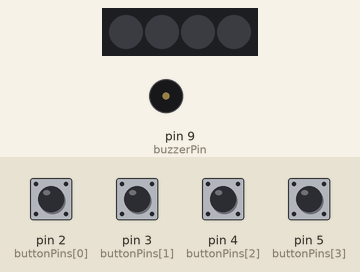
This sketch was run on a simulated Arduino Uno, built with avr-gcc and run on an emulated ATmega328P. Shown: 4 RGB LEDs in strip order, left to right, buzzer (waves = sounding). Inputs (shaded band) come from the test bench; at power-on: pin 2 (buttonPins[0]), pin 3 (buttonPins[1]), pin 4 (buttonPins[2]), pin 5 (buttonPins[3]) HIGH. Dim RGB values are drawn brighter than linear; random numbers use the default seed unless the sketch sets one.

Above: at 2.3 s.
2.4 s: pin 3 (buttonPins[1]) pulled LOW for 0.15 s
At 2.85 s:
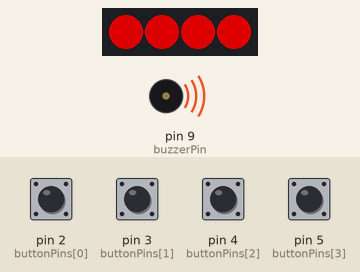
5.4 s: pin 5 (buttonPins[3]) pulled LOW for 1 s
At 8.12 s:
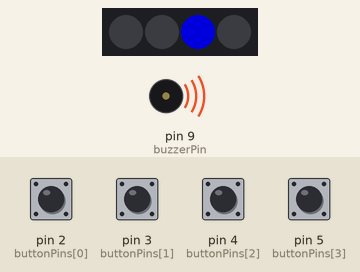
8.4 s: pin 2 (buttonPins[0]) pulled LOW for 0.15 s
At 8.57 s:
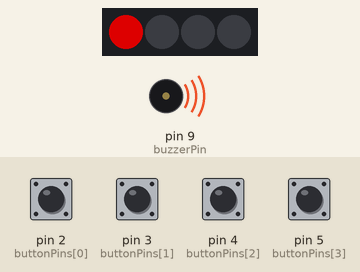
11.4 s: pin 2 (buttonPins[0]) pulled LOW for 1 s
At 12.6 s:
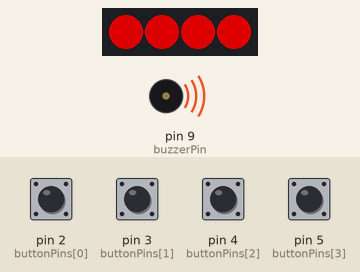
Timing chart, 0 to 17.2 s (numbered marks = the images above; inputs shaded):
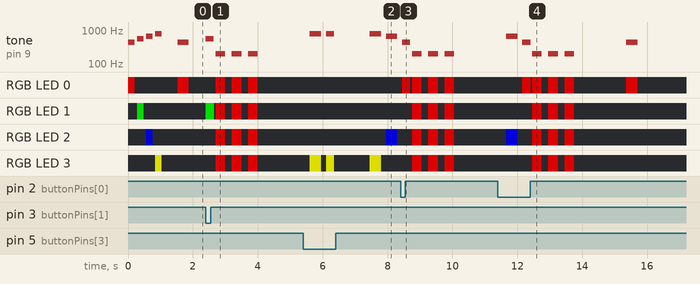

Measured:
- after the input at 2.4 s, tone on pin 9 (buzzerPin): plays 554 Hz for 0.25 s, 200 Hz for 0.30 s, 200 Hz for 0.30 s, 200 Hz for 0.30 s, starting at once; RGB LED 0, RGB LED 2, RGB LED 3: alternates RGB(150, 0, 0) for 0.30 s and off for 0.20 s, 6 changes in all, then stays off, starting after 0.30 s
- after the input at 8.4 s, tone on pin 9 (buzzerPin): plays 440 Hz for 0.25 s, 200 Hz for 0.30 s, 200 Hz for 0.30 s, 200 Hz for 0.30 s, starting after 0.05 s; RGB LED 1–3: alternates RGB(150, 0, 0) for 0.30 s and off for 0.20 s, 6 changes in all, then stays off, starting after 0.35 s
- by itself, tone on pin 9 (buzzerPin): plays 440 Hz for 0.20 s, 554 Hz for 0.20 s, 659 Hz for 0.20 s, 784 Hz for 0.20 s, 440 Hz for 0.35 s

The sketch:

simon_says_neopixel.ino
```cpp
// Simon Says game for Arduino Uno
// Hardware: 4x WS2812B/NeoPixel (on one strip), 4x buttons, 1x passive piezo buzzer
// NeoPixel DIN -> D6, buttons -> D2..D5 (to GND, INPUT_PULLUP), buzzer -> D9

#include <Adafruit_NeoPixel.h>

// --- Configuration & globals ---
#define NEOPIXEL_PIN   6
#define NUM_PIXELS     4

const int buttonPins[4] = {2, 3, 4, 5};
const int buzzerPin      = 9;

const int maxSequenceLength = 32;
int sequence[maxSequenceLength];
int sequenceLength = 1;

Adafruit_NeoPixel strip(NUM_PIXELS, NEOPIXEL_PIN, NEO_GRB + NEO_KHZ800);

uint32_t colors[4];

// --- Function declarations ---
void playSequence();
bool readAndCheckPlayerInput();
int  waitForButtonPress();
void showPixel(int index, uint32_t color, int durationMs);
void clearPixels();
void playFailAnimation();
void playWinAnimation();
void startupAnimation();

// --- Arduino setup ---
void setup() {
  strip.begin();
  strip.show();

  colors[0] = strip.Color(150,   0,   0); // red
  colors[1] = strip.Color(  0, 150,   0); // green
  colors[2] = strip.Color(  0,   0, 150); // blue
  colors[3] = strip.Color(150, 150,   0); // yellow

  for (int i = 0; i < 4; i++) {
    pinMode(buttonPins[i], INPUT_PULLUP);
  }

  pinMode(buzzerPin, OUTPUT);
  digitalWrite(buzzerPin, LOW);

  randomSeed(analogRead(A0));

  startupAnimation();
}

// --- Main game loop ---
void loop() {
  sequence[sequenceLength - 1] = random(0, 4);

  playSequence();

  bool success = readAndCheckPlayerInput();

  if (!success) {
    playFailAnimation();
    sequenceLength = 1;
    delay(1000);
  } else {
    sequenceLength++;

    if (sequenceLength > maxSequenceLength) {
      playWinAnimation();
      sequenceLength = 1;
    }

    delay(600);
  }
}

// --- Show current sequence to the player ---
void playSequence() {
  delay(400);

  for (int i = 0; i < sequenceLength; i++) {
    int idx = sequence[i];
    showPixel(idx, colors[idx], 350);
    delay(150);
  }
}

// --- Read full player input and compare to sequence ---
bool readAndCheckPlayerInput() {
  for (int i = 0; i < sequenceLength; i++) {
    int expected = sequence[i];
    int pressed  = waitForButtonPress();

    if (pressed != expected) {
      return false;
    }
  }
  return true;
}

// --- Wait until any button is pressed and return its index ---
int waitForButtonPress() {
  while (true) {
    for (int i = 0; i < 4; i++) {
      if (digitalRead(buttonPins[i]) == LOW) {
        showPixel(i, colors[i], 250);

        while (digitalRead(buttonPins[i]) == LOW) {
          delay(5);
        }
        delay(50);

        return i;
      }
    }
  }
}

// --- Light one pixel and play its tone ---
void showPixel(int index, uint32_t color, int durationMs) {
  int freq;
  switch (index) {
    case 0: freq = 440; break;
    case 1: freq = 554; break;
    case 2: freq = 659; break;
    default: freq = 784; break;
  }

  clearPixels();
  strip.setPixelColor(index, color);
  strip.show();

  tone(buzzerPin, freq, durationMs);
  delay(durationMs);

  clearPixels();
}

// --- Turn off all pixels ---
void clearPixels() {
  for (int i = 0; i < NUM_PIXELS; i++) {
    strip.setPixelColor(i, 0);
  }
  strip.show();
}

// --- Fail animation when player makes a mistake ---
void playFailAnimation() {
  for (int k = 0; k < 3; k++) {
    for (int i = 0; i < NUM_PIXELS; i++) {
      strip.setPixelColor(i, strip.Color(150, 0, 0));
    }
    strip.show();
    tone(buzzerPin, 200, 300);
    delay(300);

    clearPixels();
    delay(200);
  }
}

// --- Win animation when sequenceLength reaches max ---
void playWinAnimation() {
  for (int k = 0; k < 3; k++) {
    for (int i = 0; i < NUM_PIXELS; i++) {
      strip.setPixelColor(i, strip.Color(0, 150, 0));
      strip.show();
      tone(buzzerPin, 600 + i * 150, 150);
      delay(150);
    }

    clearPixels();
    delay(200);
  }
}

// --- Short startup animation to test LEDs and buzzer ---
void startupAnimation() {
  for (int i = 0; i < 4; i++) {
    showPixel(i, colors[i], 200);
    delay(80);
  }
  clearPixels();
}
```
